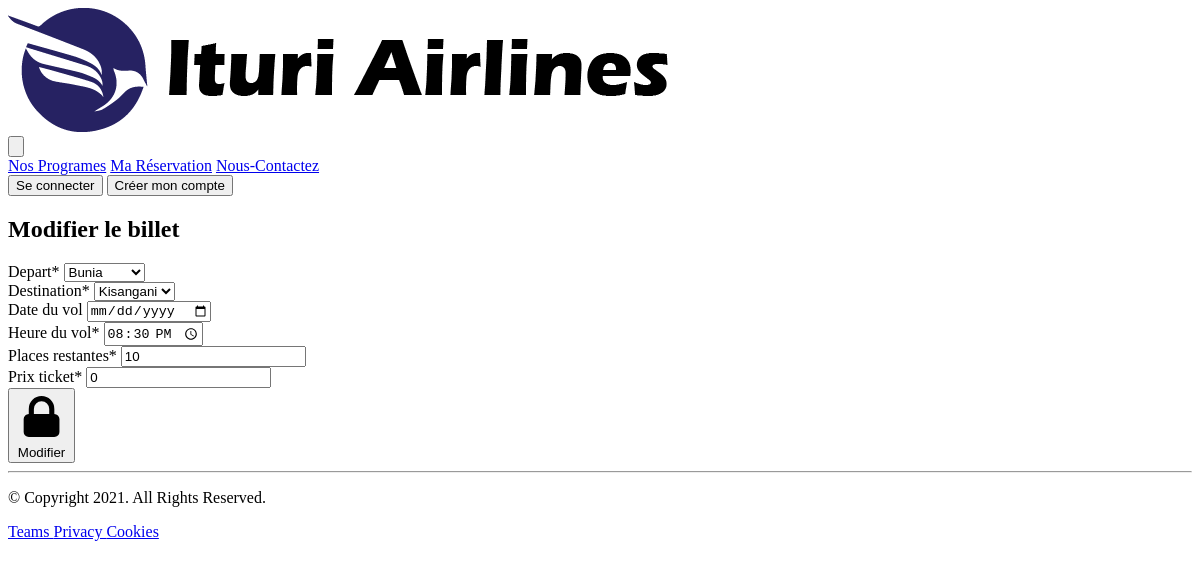
/tickets/4/edit/, run on an earlier commit of the app's database.
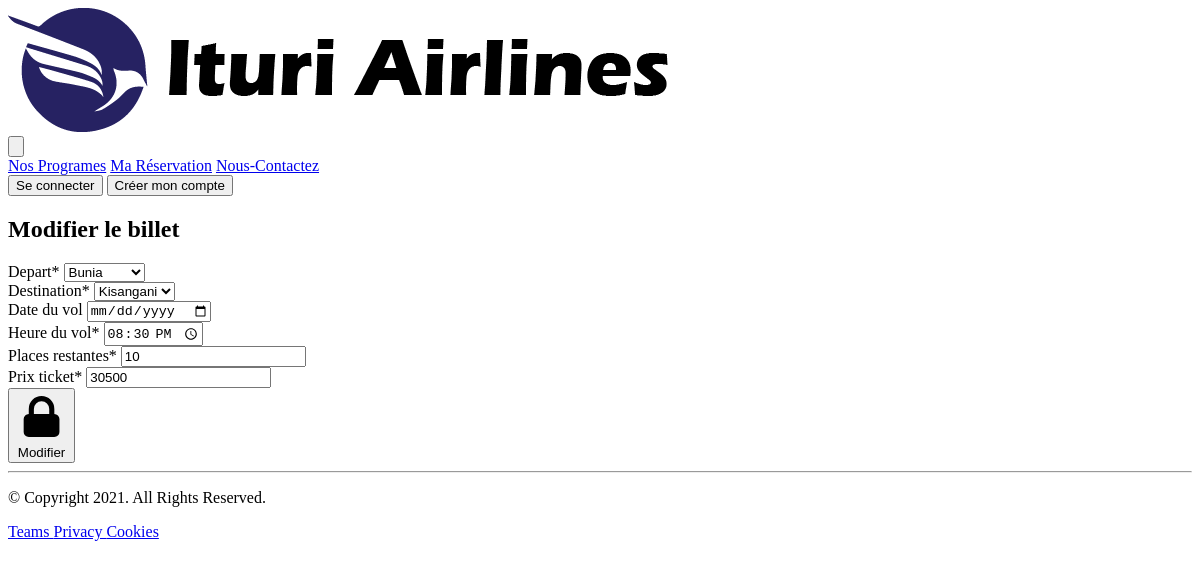
And on a later commit of the database.
### ticket/models.py (models this page shows, shortened)
class Ticket(models.Model):
    VILLE_DE_DEPART = (
        ('Bunia', 'Bunia'),
        ('Kisangani', 'Kisangani'),
        ('Aru', 'Aru'),
        ('Mahagi', 'Mahagi'),
        ('Beni', 'Beni'),
         ('Goma', 'Goma'),
    )
    VILLE_DE_ARRIVEE = (
        ('Bunia', 'Bunia'),
        ('Kisangani', 'Kisangani'),
        ('Aru', 'Aru'),
        ('Mahagi', 'Mahagi'),
        ('Beni', 'Beni'),
         ('Goma', 'Goma'),
    )
    depart = models.CharField(max_length=150, choices=VILLE_DE_DEPART, default='New')
    destination = models.CharField(max_length=150, choices=VILLE_DE_ARRIVEE, default='New')
    date_du_vol = models.DateTimeField(default=datetime.now, blank=True,  null=True )
    heure_du_vol = models.TimeField(auto_now=False, auto_now_add=False)
    places_restantes  = models.IntegerField()
    prix_ticket  = models.IntegerField(default=0)

### ticket/views.py (the view)
# urls.py: path('tickets/<pk>/edit/', ticket_update),
def ticket_update(request, pk):
    ticket = Ticket.objects.get(id=pk)
    form = TicketForm(instance=ticket)
    if request.method == "POST":
        form = TicketForm(request.POST, files = request.FILES, instance=ticket)
        if form.is_valid():
            form.save()
            return redirect("/")
    context = {
        "form": form
    }
    return render(request, "ticket_update.html", context)

### ticket/forms.py
class TicketForm(forms.ModelForm):
    class Meta:
        model = Ticket
        fields = [
            "depart",
            "destination",
            "date_du_vol",
            "heure_du_vol",
            "places_restantes",
            "prix_ticket",
        ]
        widgets = {
        'date_du_vol': forms.TextInput(attrs={'type': 'date'}),
        'heure_du_vol': forms.TextInput(attrs={'type': 'Time'})
        }

### flight/templates/ticket_update.html (shortened to what this page needs)
{% extends "pages/base.html" %}
{% load i18n %}
{% load crispy_forms_tags %}
{% block content %}
<div class="flex items-center justify-center px-4 py-12 my-4 sm:px-6 lg:px-8">
    <div class="w-full max-w-md space-y-8">
          <h2 class="mt-6 text-3xl font-extrabold text-center text-gray-900">
              {% trans "Modifier le billet" %}
          </h2>
      <form class="mt-8 space-y-6" method="post" enctype="multipart/form-data">
        {{ form|crispy }}
        <div>
            <button type="submit"
                    class="relative flex justify-center w-full px-4 py-2 text-sm font-medium text-white bg-mycolor border border-transparent border-solid rounded-md group hover:bg-mycolor focus:outline-none focus:ring-2 focus:ring-offset-2 focus:ring-mycolor">
                <span class="absolute inset-y-0 left-0 flex items-center pl-3">
                    <svg class="w-5 h-5 text-white-500 group-hover:text-white-400"
                          xmlns="http://www.w3.org/2000/svg"
                          viewBox="0 0 20 20"
                          fill="currentColor"
                          aria-hidden="true">
                        <path fill-rule="evenodd"
                              d="M5 9V7a5 5 0 0110 0v2a2 2 0 012 2v5a2 2 0 01-2 2H5a2 2 0 01-2-2v-5a2 2 0 012-2zm8-2v2H7V7a3 3 0 016 0z"
                              clip-rule="evenodd"/>
                    </svg>
                </span>
                {% trans "Modifier" %}
            </button>
        </div>
      </form>
    </div>
  </div>
{% endblock %}

What changed in the data, as far as the page shows it:
changed Ticket "Bunia": prix_ticket "0" → "30500"
